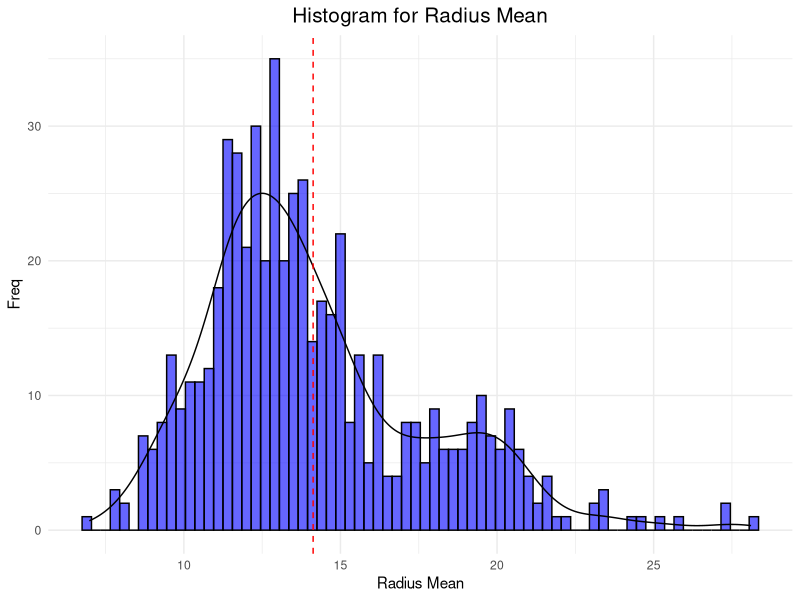
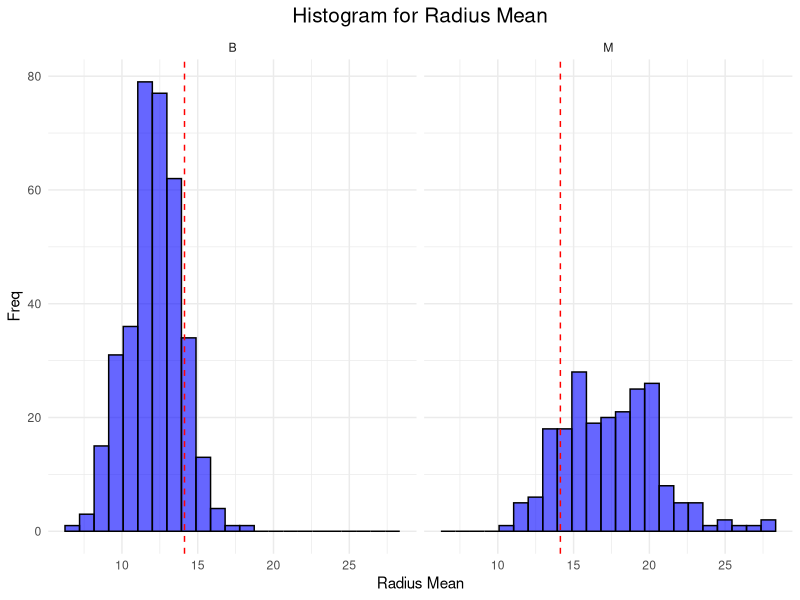
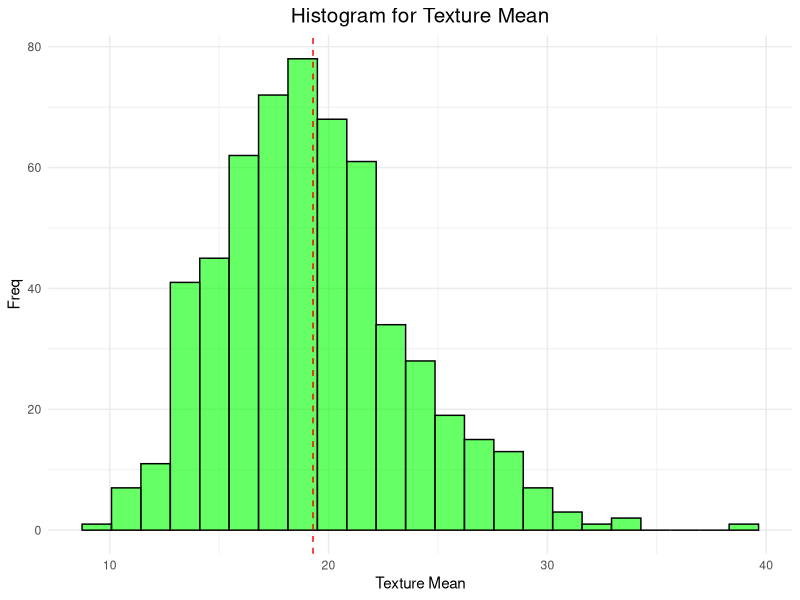
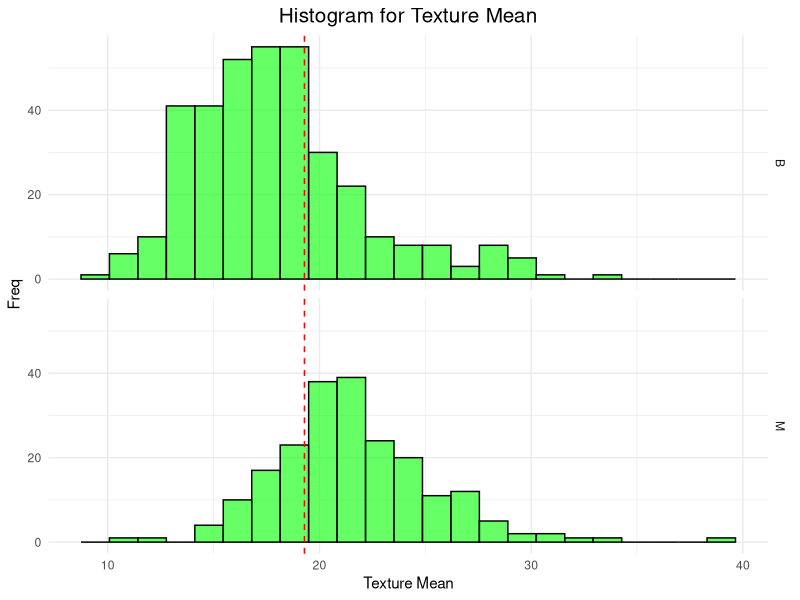

Write the R code that produced these figures, in order.
######################################
########## Estadística con R #########
##########    Sesión 02     ##########
##########  Ejercicio 02    ##########
######################################

# Cargamos paquete de visualizacion
library(ggplot2)

# Leemos dataframe
breast.cancer <- read.csv('breast_cancer.csv')

# Vemos la estructura del dataframe
str(breast.cancer)

# Seleccionamos columnas de interes
breast.cancer.short <- breast.cancer[,c('diagnosis','radius_mean','texture_mean','perimeter_mean','area_mean')]

# Obtenemos la media de la variable radius_mean
media.radius <- mean(breast.cancer.short$radius_mean)

# graficamos el histograma y densidad de la variable radius_mean
ggplot(breast.cancer.short, aes(radius_mean)) + 
  geom_histogram(colour = 'black', 
                 fill = 'blue',
                 alpha = 0.6,
                 binwidth = 0.3) + 
  geom_density(aes(y = 0.3*..count..))+
  geom_vline(xintercept=media.radius, linetype="dashed", color = "red") + 
  ggtitle('Histogram for Radius Mean') + 
  labs(x = 'Radius Mean', y = 'Freq')+
  theme_minimal() +
  theme(plot.title = element_text(hjust = 0.5, size = 15))  

# graficamos histograma para radius mean diferenciando por el diagnóstico final
ggplot(breast.cancer.short, aes(radius_mean)) + 
  geom_histogram(bins = 23, 
                 colour = 'black', 
                 fill = 'blue',
                 alpha = 0.6) + 
  geom_vline(xintercept=media.radius, linetype="dashed", color = "red") + 
  ggtitle('Histogram for Radius Mean') + 
  labs(x = 'Radius Mean', y = 'Freq')+
  theme_minimal() +
  theme(plot.title = element_text(hjust = 0.5, size = 15))  +
  facet_wrap('diagnosis')

# Encontramos media de la variable texture_mean
media.texture <- mean(breast.cancer.short$texture_mean)

# Creamos un histograma con esta variable
ggplot(breast.cancer.short, aes(texture_mean)) + 
  geom_histogram(bins = 23, 
                 colour = 'black', 
                 fill = 'green',
                 alpha = 0.6) + 
  geom_vline(xintercept=media.texture, linetype="dashed", color = "red") + 
  ggtitle('Histogram for Texture Mean') + 
  labs(x = 'Texture Mean', y = 'Freq')+
  theme_minimal() +
  theme(plot.title = element_text(hjust = 0.5, size = 15))  

# Creamos histogramas pero diferenciando por tipo de diagnóstico
ggplot(breast.cancer.short, aes(texture_mean)) + 
  geom_histogram(bins = 23, 
                 colour = 'black', 
                 fill = 'green',
                 alpha = 0.6) + 
  geom_vline(xintercept=media.texture, linetype="dashed", color = "red") + 
  ggtitle('Histogram for Texture Mean') + 
  labs(x = 'Texture Mean', y = 'Freq')+
  theme_minimal() +
  theme(plot.title = element_text(hjust = 0.5, size = 15))  +
  facet_grid('diagnosis')

